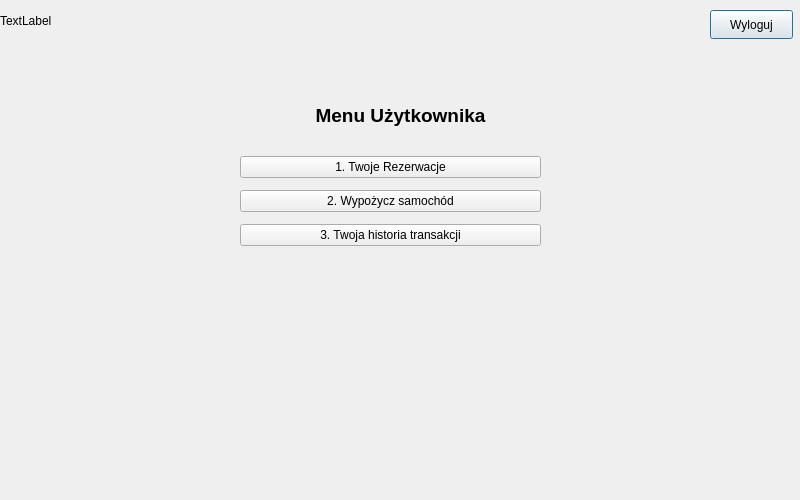
<?xml version="1.0" encoding="UTF-8"?>
<ui version="4.0">
 <class>UserMenu</class>
 <widget class="QDialog" name="UserMenu">
  <property name="geometry">
   <rect>
    <x>0</x>
    <y>0</y>
    <width>800</width>
    <height>500</height>
   </rect>
  </property>
  <property name="minimumSize">
   <size>
    <width>800</width>
    <height>500</height>
   </size>
  </property>
  <property name="maximumSize">
   <size>
    <width>800</width>
    <height>500</height>
   </size>
  </property>
  <property name="windowTitle">
   <string>Dialog</string>
  </property>
  <widget class="QPushButton" name="pushButton_Wyloguj">
   <property name="geometry">
    <rect>
     <x>710</x>
     <y>10</y>
     <width>83</width>
     <height>29</height>
    </rect>
   </property>
   <property name="text">
    <string>Wyloguj</string>
   </property>
  </widget>
  <widget class="QLabel" name="label_data_godzina">
   <property name="geometry">
    <rect>
     <x>0</x>
     <y>0</y>
     <width>121</width>
     <height>41</height>
    </rect>
   </property>
   <property name="text">
    <string>TextLabel</string>
   </property>
  </widget>
  <widget class="QLabel" name="label">
   <property name="geometry">
    <rect>
     <x>0</x>
     <y>90</y>
     <width>801</width>
     <height>51</height>
    </rect>
   </property>
   <property name="text">
    <string>&lt;html&gt;&lt;head/&gt;&lt;body&gt;&lt;p align=&quot;center&quot;&gt;&lt;span style=&quot; font-size:14pt; font-weight:700;&quot;&gt;Menu Użytkownika&lt;/span&gt;&lt;/p&gt;&lt;/body&gt;&lt;/html&gt;</string>
   </property>
  </widget>
  <widget class="QWidget" name="layoutWidget">
   <property name="geometry">
    <rect>
     <x>240</x>
     <y>150</y>
     <width>301</width>
     <height>103</height>
    </rect>
   </property>
   <layout class="QVBoxLayout" name="verticalLayout">
    <item>
     <widget class="QPushButton" name="pushButton_1_Rezerwacje">
      <property name="text">
       <string>1. Twoje Rezerwacje</string>
      </property>
     </widget>
    </item>
    <item>
     <widget class="QPushButton" name="pushButton_2_WypozyczSamochod">
      <property name="text">
       <string>2. Wypożycz samochód</string>
      </property>
     </widget>
    </item>
    <item>
     <widget class="QPushButton" name="pushButton_3_HistoriaTransakcji">
      <property name="text">
       <string>3. Twoja historia transakcji</string>
      </property>
     </widget>
    </item>
   </layout>
  </widget>
 </widget>
 <resources/>
 <connections/>
</ui>
